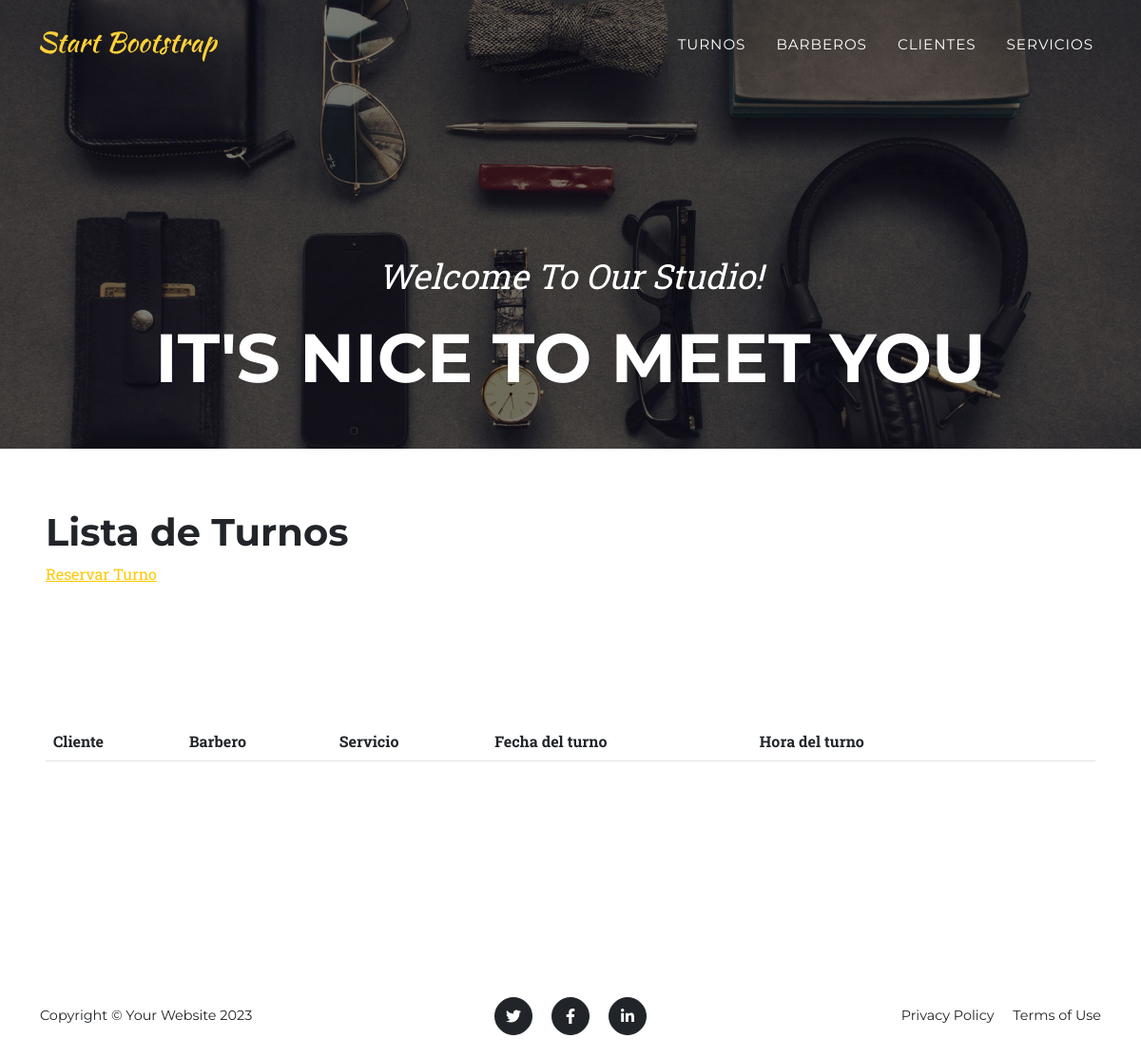
Before: /barber/turnos/ with the older database file.
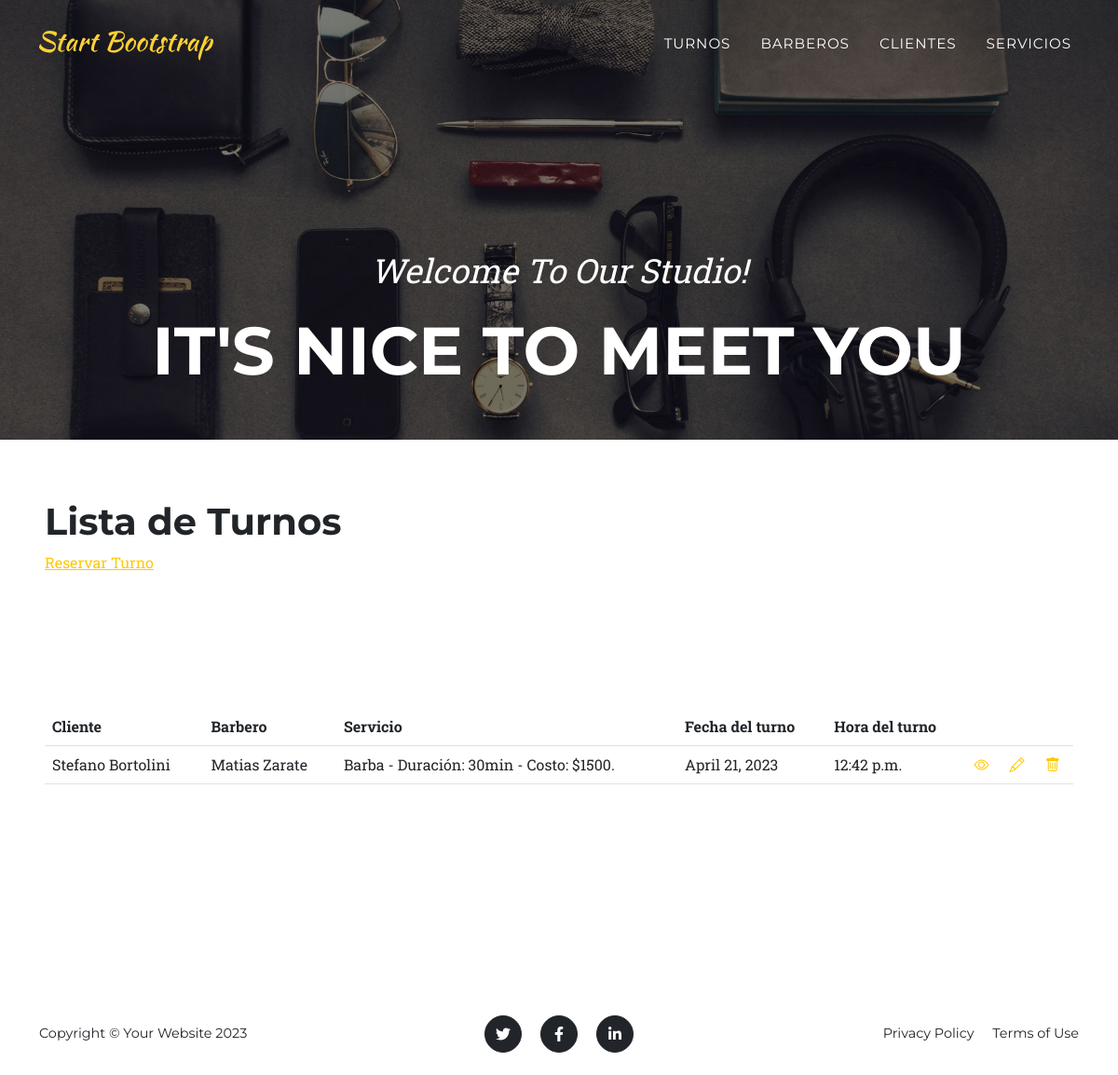
After: the same page with the newer database file.
### AppPreentrega/models.py (models this page shows)
class Turno(models.Model):
    cliente     = models.ForeignKey(Cliente, on_delete=models.CASCADE)
    barbero     = models.ForeignKey(Barbero, on_delete=models.CASCADE)
    servicio    = models.ForeignKey(Servicio, on_delete=models.CASCADE)
    fecha_turno = models.DateField()
    hora_turno  = models.TimeField()

class Cliente(models.Model):
    nombre          = models.CharField(max_length=64)
    apellido        = models.CharField(max_length=64)
    dni             = models.CharField(max_length=32)
    telefono        = models.CharField(max_length=64)
    email           = models.CharField(max_length=100)
    def __str__(self) -> str:
        return f'{self.nombre} {self.apellido}'

class Barbero(models.Model):
    nombre          = models.CharField(max_length=64)
    apellido        = models.CharField(max_length=64)
    dni             = models.CharField(max_length=32)
    especialidad    = models.CharField(max_length=256)
    def __str__(self) -> str:
        return f'{self.nombre} {self.apellido}'

class Servicio(models.Model):
    tipo                = models.CharField(max_length=64)
    duracion_minutos    = models.IntegerField()
    costo               = models.IntegerField()
    def __str__(self) -> str:
        return f'{self.tipo} - Duración: {self.duracion_minutos}min - Costo: ${self.costo}.'

### AppPreentrega/views.py (the view)
# urls.py: path('turnos/', TurnoListView.as_view(), name='turnos'),
class TurnoListView(ListView):
    model = Turno
    template_name = 'lista_turnos.html'

### AppPreentrega/templates/lista_turnos.html
{% extends "base.html" %}
{% block contenido %}
<h1>Lista de Turnos</h1>
<a href="{% url 'crear_turno'%}">Reservar Turno</a>
<section>
    <div>
        <table class="table">
            <tbody>
                <tr>
                    <th>Cliente</th>
                    <th>Barbero</th>
                    <th>Servicio</th>
                    <th>Fecha del turno</th>
                    <th>Hora del turno</th>
                    <td></td>
                    <td></td>
                    <td></td>
                </tr>
                {% for turn in object_list %}
                <tr>
                    <td>{{ turn.cliente }}             </td>
                    <td>{{ turn.barbero }} </td>
                    <td>{{ turn.servicio }}            </td>
                    <td>{{ turn.fecha_turno }}            </td>
                    <td>{{ turn.hora_turno }}            </td>
                    <td>
                        <a href="{% url 'ver_turno' turn.id %}">
                            <i class="bi bi-eye"></i>
                        </a>
                    </td>
                    <td>
                        <a href="{% url 'modificar_turno' turn.id %}">
                            <i class="bi bi-pencil"></i>
                        </a>
                    </td>
                    <td>
                        <a href="{% url 'eliminar_turno' turn.id %}">
                            <i class="bi bi-trash"></i>
                        </a>
                    </td>
                </tr>
                {% endfor %}
            </tbody>
        </table>
    </div>
</section>
{% endblock contenido %}

Changed rows visible on the page:
added Turno: cliente "Stefano Bortolini", barbero "Matias Zarate", servicio "Barba - Duración: 30min - Costo: $1500.", fecha_turno "April 21, 2023", hora_turno "12:42 p.m."
